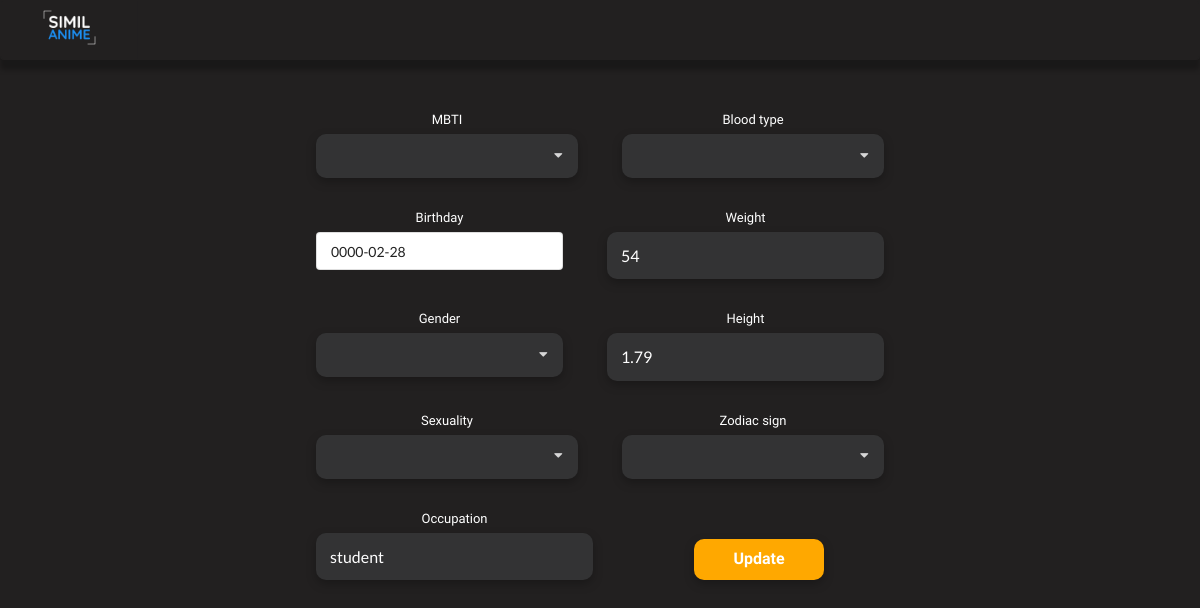
The app's page /character/edit-character.php?name=Light Yagami (signed in) with its own data.
### tables this page shows
create table characters(
name varchar(40),
weight double,
height double,
blood_type varchar(3),
gender varchar(9),
sexuality varchar(9),
birthday date,
zodiac_sign varchar(11),
mbti char(4),
occupation varchar(30),
user varchar(20),
similarity double,
primary key(name, user),
foreign key(user) references users(username));

### character/edit-character.php (the view, shortened to what this page needs)
<!DOCTYPE html>
<html lang="en-us">
    <head>
        <link rel="stylesheet" href="https://cdnjs.cloudflare.com/ajax/libs/semantic-ui/2.4.1/semantic.min.css">
        <link rel="stylesheet" href="edit css/style.css">
    </head>
    <body>
        <?php
            include_once "../database.php";
            $name = $_GET["name"];
			$sql = "select * from characters where name like '$name'";
			$result = mysqli_query($connection, $sql);
			while ($row = mysqli_fetch_assoc($result)) {
        ?>
        <div class="ui menu">
            <div class="item">
                <a href="../main/mainPage.php">
                	<img src="../img/logo_similanime.png">
                </a>
            </div>
        </div>
        <div class="ui column centered doubling stackable grid container">
            <form class="ui form" action="update-character.php" method="POST">
                <div class="column center aligned" style="margin-top: 50px;">
                    <div class="two fields">
                        <div class="field" style="margin-right: 30px;">
                            <label>MBTI</label>
                        </div>
                        <div class="field">
                            <label>Blood type</label>
                        </div>
                    </div>
                    <div class="two fields" style="margin-top: 30px;">
                        <div class="field" style="margin-right: 30px;">
                            <label>Birthday</label>
                            <div class="ui icon input">
                                <input type="text" name="birthday" value="<?php echo $row["birthday"]?>" id="birthday">
                            </div>
                        </div>
                        <div class="field">
                            <label>Weight</label>
                            <div class="ui input">
                                <input type="number" name="weight" min="0" step="0.1" value="<?php echo $row["weight"]?>" id="weight">
                            </div>
                        </div>
                    </div>
                    <div class="two fields" style="margin-top: 30px;">
                        <div class="field" style="margin-right: 30px;">
                            <label>Gender</label>
                        </div>
                        <div class="field">
                            <label>Height</label>
                            <div class="ui input">
                                <input type="number" name="height" min="0" step="0.01" value="<?php echo $row["height"]?>" id="height">
                            </div>
                        </div>
                    </div>
                    <div class="two fields" style="margin-top: 30px;">
                        <div class="field" style="margin-right: 30px;">
                            <label>Sexuality</label>
                        </div>
                        <div class="field">
                            <label>Zodiac sign</label>
                        </div>
                    </div>
                    <div class="two fields" style="margin-top: 30px;">
                        <div class="field" style="margin-right: 30px;">
                            <label>Occupation</label>
                            <div class="ui input">
                                <input type="text" name="occupation" maxlength="30" value="<?php echo $row["occupation"]?>" id="occupation">
                            </div>
                        </div>
                        <div class="field">
                            <button class="ui animated button large" tabindex="0" id="button_update">
                                <div class="visible content">Update</div>
                            </button>
                        </div>
                    </div>
                </div>
                <?php
                    }
                ?>
            </form>
        </div>
    </body>
</html>

### character/edit css/style.css (style rules this page uses)
:root { --white: rgba(255, 255, 255, 1); --blue: rgba(29, 144, 244, 1); --orange: rgba(255, 168, 0, 1); --font-family-comfortaa: "Comfortaa"; --font-family-quicksand: "Quicksand"; --font-size-40px: 40px; --font-size-24px: 20px; --font-size-16px: 16px; --font-size-20px: 20px; --font-size-10px: 10px; }
* { text-decoration: none; margin: 0; padding: 0; font-family: var(--font-family-quicksand); }
body { background-color: #222020; }
.ui.menu { max-height: 60px; background-color: #222020; box-shadow: 0px 10px 5px rgba(0, 0, 0, 0.25); }
.ui.menu .item > a > img:not(.ui) { width: 7.5em; }
#occupation { border: none; background-color: #333334; border-radius: 10px; font-size: var(--font-size-16px); font-weight: 400; font-style: normal; color: white; padding: 1rem; width: 300px; filter: drop-shadow(0px 4px 5px rgba(0, 0, 0, 0.25)); }
#weight { border: none; background-color: #333334; border-radius: 10px; font-size: var(--font-size-16px); font-weight: 400; font-style: normal; color: white; padding: 1rem; width: 300px; filter: drop-shadow(0px 4px 5px rgba(0, 0, 0, 0.25)); }
#height { border: none; background-color: #333334; border-radius: 10px; font-size: var(--font-size-16px); font-weight: 400; font-style: normal; color: white; padding: 1rem; width: 300px; filter: drop-shadow(0px 4px 5px rgba(0, 0, 0, 0.25)); }
#button_update { background-color: var(--orange); color: var(--white); font-weight: 700; border-radius: 10px; width: 130px; margin-top: 30px; filter: drop-shadow(0px 4px 5px rgba(0, 0, 0, 0.25)); }
.ui.form .field > label { color: white; font-weight: 100; }

### records on screen
characters: birthday "0000-02-28", weight "54", height "1.79", occupation "student"
